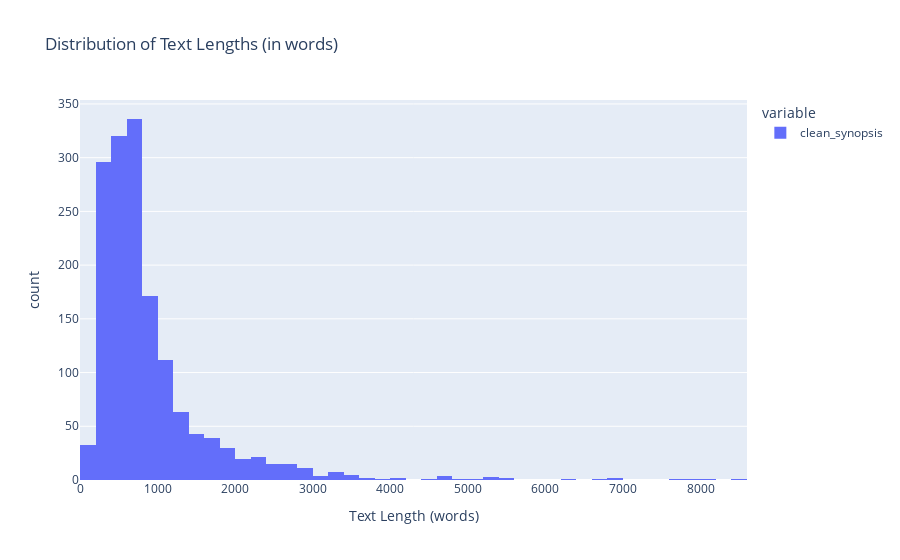

The notebook cell saved with this chart:
### Code cell
text_lengths = X.apply(lambda x: len(x.split()))
fig = px.histogram(text_lengths, nbins=50, title="Distribution of Text Lengths (in words)", labels={'value': 'Text Length (words)', 'count': 'Frequency'})
fig.show()

### Figure 1 — Plotly figure (JSON) as saved in the notebook; plotly's stock layout.template omitted (floating-point values rounded to 4 significant figures; data arrays with more than 128 entries replaced by an {"elided": "..."} marker saying what was removed)
{"data": [{"bingroup": "x", "hovertemplate": "variable=clean_synopsis<br>Text Length (words)=%{x}<br>count=%{y}<extra></extra>", "legendgroup": "clean_synopsis", "marker": {"color": "#636efa", "pattern": {"shape": ""}}, "name": "clean_synopsis", "nbinsx": 50, "orientation": "v", "showlegend": true, "type": "histogram", "x": {"elided": "1566 int values"}, "xaxis": "x", "yaxis": "y"}], "layout": {"barmode": "relative", "legend": {"title": {"text": "variable"}, "tracegroupgap": 0}, "title": {"text": "Distribution of Text Lengths (in words)"}, "xaxis": {"anchor": "y", "domain": [0, 1], "title": {"text": "Text Length (words)"}}, "yaxis": {"anchor": "x", "domain": [0, 1], "title": {"text": "count"}}}}
